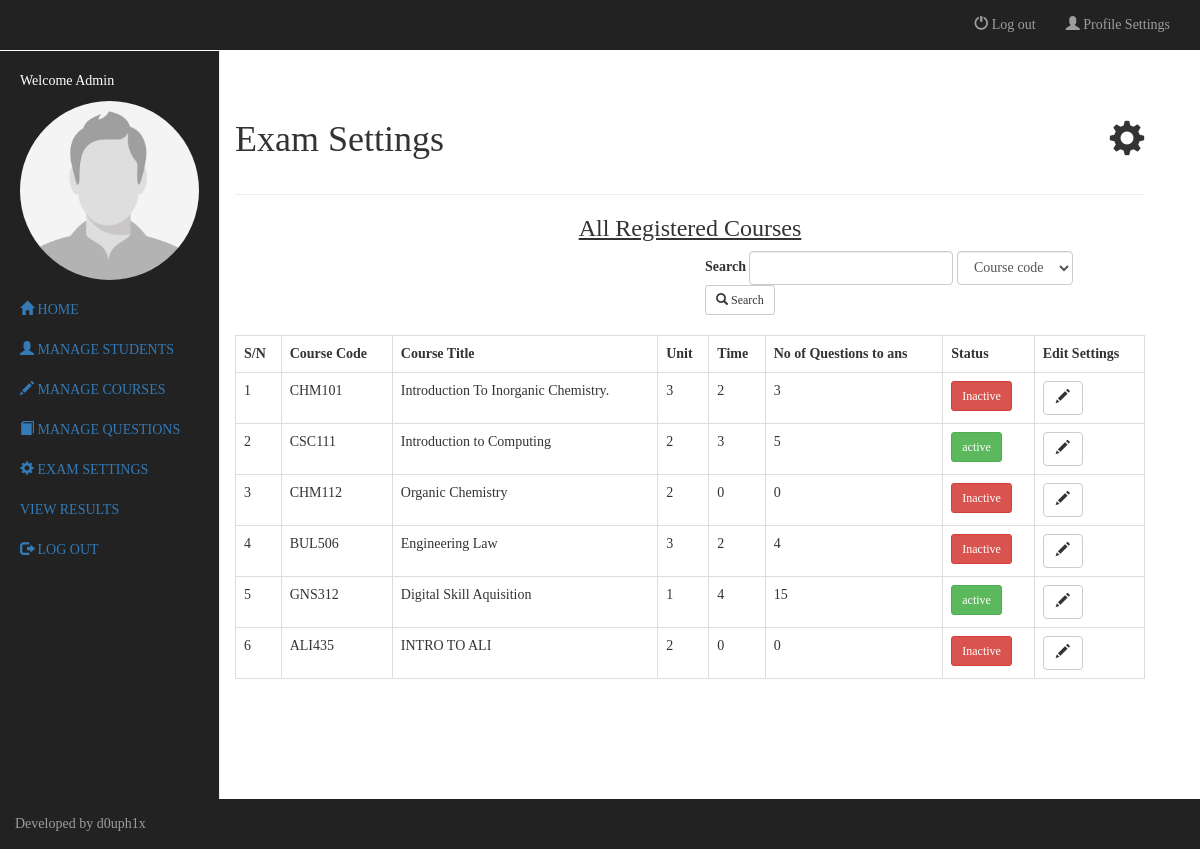
/ocbt_c_admin/exam_settings.php (signed in), run on the app's committed database.
### tables this page shows
CREATE TABLE `std_courses` (
  `course_id` int(11) NOT NULL,
  `course_code` varchar(255) NOT NULL,
  `course_title` varchar(255) NOT NULL,
  `unit` int(11) NOT NULL DEFAULT '0',
  `time` int(11) NOT NULL DEFAULT '0',
  `no_quest_ans` int(11) NOT NULL DEFAULT '0',
  `status` tinyint(1) NOT NULL DEFAULT '0'
);

### settings/class.admin.php (called while the page is built, shortened)
<?php
Class admin extends Student{
	private $db;
	function __construct($db_con){
		$this->db = $db_con;
	}
		public function get_all_courses(){
		try{
			$stmt = $this->db->prepare("SELECT * FROM std_courses");
		$stmt->execute();
		if($stmt->rowCount()>0){
			while($row = $stmt->fetch(PDO::FETCH_ASSOC)){
				$courses[] = $row;
			}
			return $courses;
		}
		}
		catch(PDOException $e){
			echo $e->getMessage();
		}
		}
}
?>

### settings/dbconfig.php (called while the page is built, shortened)
<?php
$db_host = "localhost";
$db_name = "online_cbt";
$db_user = "root";
$db_pass = "";
try{
	$db_conn = new PDO("mysql:host={$db_host};dbname={$db_name}",$db_user,$db_pass);
	$db_conn->setAttribute(PDO::ATTR_ERRMODE, PDO::ERRMODE_EXCEPTION);
}
catch(PDOException $e){
	echo $e->getMessage();
}
include_once('class.admin.php');
$admin = new admin($db_conn);
?>

### ocbt_c_admin/exam_settings.php (the view, shortened to what this page needs)
<?php
include('../settings/dbconfig.php');
include('header.php');
include('side_bar.php');?>
	<div class="col-sm-12 main">
		<div class="container-fluid">
			<div class="row">
				<div class="col-xs-6"><h1>Exam Settings</h1></div>
				<div class="col-xs-6"><h1 class="pull-right"><span class="glyphicon glyphicon-cog"></span></h1></div>
			</div><hr/>
			<h3 class="text-center"><u>All Registered Courses</u></h3>
				<div class="row">
					<div class="col-xs-6">
					</div>
					<div class="col-xs-6">
					<form method="GET" class="form-inline pull-right">
						<div class="form-group">
							<label for="">Search</label>
							<input type="text" name="search" class="form-control" required/>
							<select name="status" class="form-control">
							<option value="course_code">Course code</option>
							</select>
						</div>
						<button class="btn btn-default btn-sm" name="search_result"><span class="glyphicon glyphicon-search"></span> Search</button>
					</form>
					</div>
				</div><br/>
			<div class="table-responsive">
				<table class="table table-bordered table-hover">
					<tbody>
						<tr>
						<th>S/N</th>
						<th>Course Code</th>
						<th>Course Title</th>
						<th>Unit</th>
						<th>Time</th>
						<th>No of Questions to ans</th>
						<th>Status</th>
						<th>Edit Settings</th>
						</tr>
			<?php
			if(isset($_GET['search_result'])){
				$table_name =  "std_courses";
 					$column_name = trim($_GET['status']);
					$search = trim($_GET['search']);
					$f = $admin->search_record($table_name,$column_name,$search);
				}
				else{
					$f = $admin->get_all_courses();
				}
			for($i=0;$i<count($f);$i++){
				$course_code = $f[$i]['course_code'];
				$course_title = $f[$i]['course_title'];
				$unit = $f[$i]['unit'];
				$time = $f[$i]['time'];
				$no_quest_ans = $f[$i]['no_quest_ans'];
				$status = $f[$i]['status'];
				?>
				<tr>
					<td><?php echo $i + 1;?></td>
					<td><?php echo $course_code;?></td>
					<td><?php echo $course_title;?></td>
					<td><?php echo $unit;?></td>
					<td><?php echo $time;?></td>
					<td><?php echo $no_quest_ans;?></td>
					<td><?php if($status == 0){echo "<p class='btn btn-danger btn-sm'>Inactive</p>";}else{echo "<p class='btn btn-success btn-sm'>active</p>";}?></td>
					<td>
					<form method="POST">
						<button type="button" class="btn btn-default btn-md" name="del-$i" data-toggle="modal" data-target="#change_settings-<?php echo $f[$i]['course_id'];?>">
						<span class="glyphicon glyphicon-pencil"></span></button>
					</form>
					</td>
				</tr>
				<?php
			}?>
					</tbody>
				</table>
			</div>
		</div>
	</div>
<?php include('footer.php');?>

### ocbt_c_admin/header.php (shortened to what this page needs)
<!DOCTYPE html>
<html lang="en-US">
<head>
	<link href="../css/bootstrap.min.css" rel="stylesheet">
	<link href="../css/main.css" rel="stylesheet"/>
	<link href="../css/a_sidebar.css" rel="stylesheet"/>
</head>
<body>
	<nav class="navbar navbar-inverse navbar-fixed-top" role="navigation">
		<div class="container-fluid">
			<div class="collapse navbar-collapse navbar-right" id="navgatn_menu">
				<ul class="nav navbar-nav">
							<?php if(isset($_SESSION['ocbt_admin_username'])){
								echo "<li><a href=\"logout.php\"><span class='glyphicon glyphicon-off'></span> Log out</a></li>
								<li><a href=\"edit_profile.php\"><span class='glyphicon glyphicon-user'></span> Profile Settings</a></li>";
							}
							?>
				</ul>
			</div>
		</div>
	</nav>
	<div class="container-fluid">
			<div class="row">

### ocbt_c_admin/side_bar.php (shortened to what this page needs)
<div class="sidebar">
	<p style="color:white;">Welcome Admin</p>
	<img class="img-circle img-responsive" style="margin-bottom:10px;" src="images/profile.jpg"/>
	<ul class="nav nav-sidebar">
		<li class="active"><a href="admin_dashboard.php"><span class="glyphicon glyphicon-home"> </span> HOME</a></li>
		<li><a href="manage_students.php"><span class="glyphicon glyphicon-user"> </span> MANAGE STUDENTS</a></li>
		<li><a href="manage_courses.php"><span class="glyphicon glyphicon-pencil"> </span> MANAGE COURSES</a></li>
		<li><a href="#select_course" data-toggle="modal"> <span class="glyphicon glyphicon-book">
		</span> MANAGE QUESTIONS</a></li>
		<li><a href="exam_settings.php"><span class="glyphicon glyphicon-cog"> </span> EXAM SETTINGS</a></li>
		<li><a href="view_results.php">VIEW RESULTS</a></li>
		<li><a href="logout.php"><span class="glyphicon glyphicon-log-out"> </span> LOG OUT</a></li>
	</ul>
</div>

### ocbt_c_admin/footer.php (shortened to what this page needs)
	</div>
		<div style="margin-top:100px;">
			<footer class="nav navbar-inverse navbar-fixed-bottom">
				<p class="navbar-text">Developed by d0uph1x</p>
			</footer>
		</div>
	</div>
</body>
</html>

### css/main.css (style rules this page uses)
body { font-family: cursive; }

### css/a_sidebar.css (style rules this page uses)
body { padding-top: 50px; }
.navbar-fixed-top { border: 0; }
.sidebar { display:none; }
@media (min-width: 768px) { .sidebar { position: fixed; top: 51px; bottom: 0; left: 0; z-index: 1000; display: block; padding: 20px; overflow-x: hidden; overflow-y: auto; background-color: #222; border-right: 1px solid #eee; width: 220px; } }
.nav-sidebar { margin-right: -21px; margin-bottom: 20px; margin-left: -20px; }
.nav-sidebar > li > a { padding-right: 20px; padding-left: 20px; }
.main { padding: 50px; }
@media (min-width: 768px) { .main { padding-right: 40px; padding-left: 220px; } }

### data on the page
std_courses: course_code "CHM101", course_title "Introduction To Inorganic Chemistry.", unit "3", time "2", no_quest_ans "3", status "Inactive"
std_courses: course_code "CSC111", course_title "Introduction to Computing", unit "2", time "3", no_quest_ans "5", status "active"
std_courses: course_code "CHM112", course_title "Organic Chemistry", unit "2", time "0", no_quest_ans "0", status "Inactive"
std_courses: course_code "BUL506", course_title "Engineering Law", unit "3", time "2", no_quest_ans "4", status "Inactive"
std_courses: course_code "GNS312", course_title "Digital Skill Aquisition", unit "1", time "4", no_quest_ans "15", status "active"
std_courses: course_code "ALI435", course_title "INTRO TO ALI", unit "2", time "0", no_quest_ans "0", status "Inactive"
